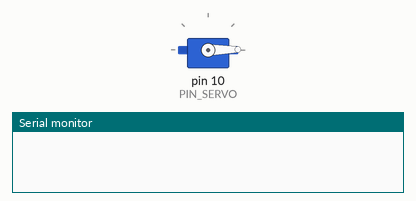
Bench run of a sketch on a simulated Arduino Uno, built with avr-gcc and run on an emulated ATmega328P. On the bench: servo, the last lines printed to the serial monitor.

Above: at 0.1 s.
At 9.1 s:
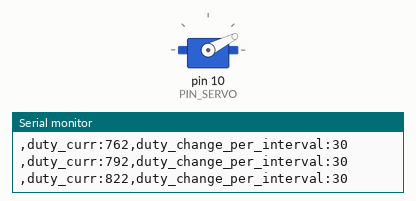
At 19.1 s:
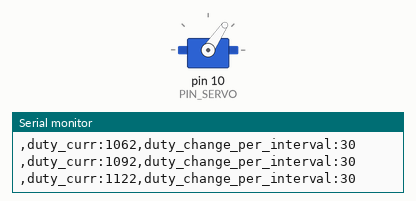
At 39.1 s:
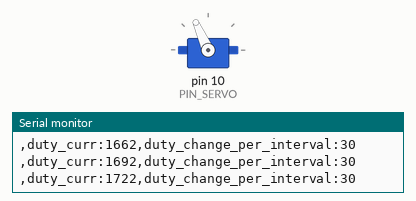
Timing chart, 0 to 40.0 s (numbered marks = the images above):
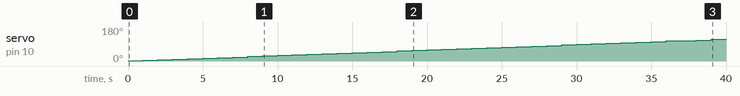

Measured:
- by itself, servo on pin 10 (PIN_SERVO): moves from 1° to 114° over 38.0 s

The sketch:

13C02_1.ino
```cpp
#include <Servo.h>
#define PIN_SERVO 10

#define _DUTY_MIN 552 //
#define _DUTY_NEU 1476 //
#define _DUTY_MAX 2400

#define _SERVO_SPEED 3 // servo angular speed (unit: degree/sec)

// Loop Interval
#define INTERVAL 1000     // servo update interval (unit: msec)

// global variables
unsigned long last_sampling_time; // unit: msec
Servo myservo;

int duty_change_per_interval; // maximum duty difference per interval
int duty_target;    // Target duty time
int duty_curr;      // Current duty time

int toggle_interval, toggle_interval_cnt;
void setup() {
  // put your setup code here, to run once:
  myservo.attach(PIN_SERVO);

  duty_curr = _DUTY_MIN;
  duty_target = _DUTY_MAX;
  myservo.writeMicroseconds(duty_curr);
  Serial.begin(115200);
  duty_change_per_interval =
    (float)(_DUTY_MAX - _DUTY_MIN) * (_SERVO_SPEED / 180.0) * (INTERVAL / 1000.0);

  // initialize last sampling time
  last_sampling_time = 0;

}

void loop() {
  if (millis() < (last_sampling_time + INTERVAL))
    return;
  if (duty_target > duty_curr) {
    duty_curr += duty_change_per_interval;
    if (duty_curr > duty_target)
        duty_curr = duty_target;
  }
  myservo.writeMicroseconds(duty_curr);
  Serial.print(",duty_curr:");   Serial.print(duty_curr);
  Serial.print(",duty_change_per_interval:");   Serial.print(duty_change_per_interval);
  Serial.println();

  last_sampling_time += INTERVAL;
}
```
